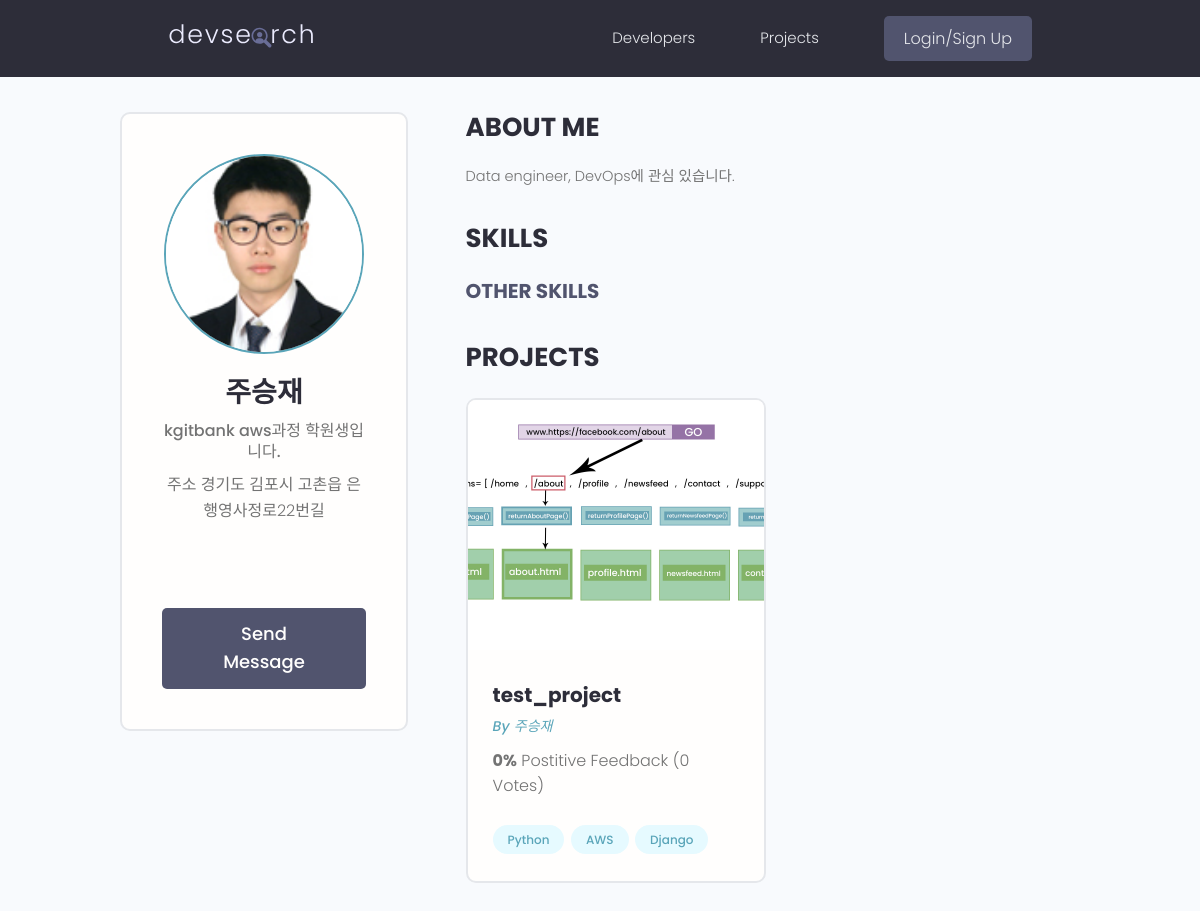
Screenshot of /profile/71aa4d00-9351-498c-bad1-584e28a8de20/ with the database file from the repository.
### users/models.py (models this page shows, shortened)
class Profile(models.Model):
    user = models.OneToOneField(
        User, on_delete=models.CASCADE, null=True, blank=True)
    name = models.CharField(max_length=200, blank=True, null=True)
    email = models.EmailField(max_length=500, blank=True, null=True)
    username = models.CharField(max_length=200, blank=True, null=True)
    location = models.CharField(max_length=200, blank=True, null=True)
    short_intro = models.CharField(max_length=200, blank=True, null=True)
    bio = models.TextField(blank=True, null=True)
    profile_image = models.ImageField(
        null=True, blank=True, upload_to='profiles/', default="profiles/user-default.png")
    social_github = models.CharField(max_length=200, blank=True, null=True)
    social_twitter = models.CharField(max_length=200, blank=True, null=True)
    social_linkedin = models.CharField(max_length=200, blank=True, null=True)
    social_youtube = models.CharField(max_length=200, blank=True, null=True)
    social_website = models.CharField(max_length=200, blank=True, null=True)
    created = models.DateTimeField(auto_now_add=True)
    id = models.UUIDField(default=uuid.uuid4, unique=True,
                          primary_key=True, editable=False)
    class Meta:
        ordering = ['created']
    @property
    def imageURL(self):
        try:
            url = self.profile_image.url
        except:
            url = ''
        return url

### projects/models.py (models this page shows, shortened)
class Project(models.Model):
    owner = models.ForeignKey(
        Profile, null=True, blank=True, on_delete=models.CASCADE)
    title = models.CharField(max_length=200)
    description = models.TextField(null=True, blank=True)
    featured_image = models.ImageField(
        null=True, blank=True, default="default.jpg")
    demo_link = models.CharField(max_length=2000, null=True, blank=True)
    source_link = models.CharField(max_length=2000, null=True, blank=True)
    tags = models.ManyToManyField('Tag', blank=True)
    vote_total = models.IntegerField(default=0, null=True, blank=True)
    vote_ratio = models.IntegerField(default=0, null=True, blank=True)
    created = models.DateTimeField(auto_now_add=True)
    id = models.UUIDField(default=uuid.uuid4, unique=True,
                          primary_key=True, editable=False)
    class Meta:
        ordering = ['-vote_ratio', '-vote_total', 'title']
    @property
    def imageURL(self):
        try:
            url = self.featured_image.url
        except:
            url = ''
        return url

class Tag(models.Model):
    name = models.CharField(max_length=200)
    created = models.DateTimeField(auto_now_add=True)
    id = models.UUIDField(default=uuid.uuid4, unique=True,
                          primary_key=True, editable=False)
    def __str__(self):
        return self.name

### users/views.py (the view)
# urls.py: path('profile/<str:pk>/', views.userProfile, name="user-profile"),
def userProfile(request, pk):
    profile = Profile.objects.get(id=pk)
    topSkills = profile.skill_set.exclude(description__exact="")
    otherSkills = profile.skill_set.filter(description="")
    context = {'profile': profile, 'topSkills': topSkills,
               "otherSkills": otherSkills}
    return render(request, 'users/user-profile.html', context)

### users/templates/users/user-profile.html (shortened to what this page needs)
{% extends 'main.html' %}
{% block content %}
<main class="profile my-md">
    <div class="container">
        <div class="layout">
            <div class="column column--1of3">
                <div class="card text-center">
                    <div class="card__body dev">
                        <img class="avatar avatar--xl" src="{{ profile.imageURL }}" />
                        <h2 class="dev__name">{{profile.name}}</h2>
                        <p class="dev__title">{{profile.short_intro}}</p>
                        <p class="dev__location">주소 {{profile.location}}</p>
                        <ul class="dev__social">
                        </ul>
                        {% if request.user.profile.id != profile.id %}
                        <a href="{% url 'create-message' profile.id %}" class="btn btn--sub btn--lg">Send Message </a>
                        {% endif %}
                    </div>
                </div>
            </div>
            <div class="column column--2of3">
                <div class="devInfo">
                    <h3 class="devInfo__title">About Me</h3>
                    <p class="devInfo__about">{{profile.bio}}</p>
                </div>
                <div class="devInfo">
                    <h3 class="devInfo__title">Skills</h3>
                    <div class="devInfo__skills">
                        <h3 class="devInfo__subtitle">Other Skills</h3>
                    </div>
                </div>
                <div class="devInfo">
                    <h3 class="devInfo__title">Projects</h3>
                    <div class="grid grid--two">
                        {% for project in profile.project_set.all %}
                        <div class="column">
                            <div class="card project">
                                <a href="{% url 'project' project.id %}" class="project">
                                    <img class="project__thumbnail" src="{{project.imageURL}}"
                                        alt="project thumbnail" />
                                    <div class="card__body">
                                        <h3 class="project__title">{{project.title}}</h3>
                                        <p><a class="project__author"
                                                href="{% url 'user-profile' project.owner.id %}">By
                                                {{project.owner.name}}</a>
                                        </p>
                                        <p class="project--rating">
                                            <span style="font-weight: bold;">{{project.vote_ratio}}%</span> Postitive
                                            Feedback ({{project.vote_total}} Vote{{project.vote_total|pluralize:"s"}})
                                        </p>
                                        <div class="project__tags">
                                            {% for tag in project.tags.all %}
                                            <span class="tag tag--pill tag--main">
                                                <small>{{tag}}</small>
                                            </span>
                                            {% endfor %}
                                        </div>
                                    </div>
                                </a>
                            </div>
                        </div>
                        {% endfor %}
                    </div>
                </div>
            </div>
        </div>
    </div>
</main>
{% endblock content %}

### templates/main.html (shortened to what this page needs)
<!DOCTYPE html>
{% load static %}
<html>
<head>
    <link rel="stylesheet" href="https://cdn.iconmonstr.com/1.3.0/css/iconmonstr-iconic-font.min.css" />
    <link rel="stylesheet" href="{% static 'uikit/styles/uikit.css' %}" />
    <link rel="stylesheet" href="{% static 'styles/app.css' %}" />
</head>
<body>
    {% include 'navbar.html' %}
    {% block content %}
    {% endblock content %}
</body>
</html>

### templates/navbar.html (shortened to what this page needs)
{% load static %}
<header class="header">
    <div class="container container--narrow">
        <a href="{% url 'profiles' %}" class="header__logo">
            <img src="{% static 'images/logo.svg' %} " alt="DevSearch Logo" />
        </a>
        <nav class="header__nav">
            <ul class="header__menu">
                <li class="header__menuItem"><a href="{% url 'profiles' %}">Developers</a></li>
                <li class="header__menuItem"><a href="{% url 'projects' %}">Projects</a></li>
                {% if request.user.is_authenticated %}
                <li class="header__menuItem"><a href="{% url 'inbox' %}">Inbox</a></li>
                <li class="header__menuItem"><a href="{% url 'account' %}">Account</a></li>
                <li class="header__menuItem"><a href="{% url 'logout' %}" class="btn btn--sub">Logout</a></li>
                {% else %}
                <li class="header__menuItem"><a href="{% url 'login' %}" class="btn btn--sub">Login/Sign Up</a></li>
                {% endif %}
            </ul>
        </nav>
    </div>
</header>

### static/styles/app.css (style rules this page uses)
:root { --color-sub: #2d2d39; }
.btn--sub { background-color: var(--color-sub-light); }
.card { border: 2px solid var(--color-light); }
img { width: 100%; }
.header { position: sticky; z-index: 111; background-color: var(--color-sub); padding: 1.5rem 0; }
.header > .container { display: flex; justify-content: space-between; align-items: center; }
.header__logo > img { height: 3.8rem; }
.header__nav > ul { display: inline-flex; align-items: center; list-style: none; gap: 6.5rem; }
.header__menuItem > a { color: var(--color-light); font-weight: 300; }
.profile .card > .dev { padding: 4rem; }
.dev__name { color: var(--color-sub); font-size: 2.8rem; font-weight: 700; margin-top: 1rem; margin-bottom: 0.5rem; }
.dev__title { font-size: 1.6rem; font-weight: 500; line-height: 1.3; }
.dev__location { margin-top: 1rem; }
.dev__social { margin: 3rem 0; list-style: none; display: flex; justify-content: center; gap: 1.5rem; }
.devInfo { margin-bottom: 3rem; }
.devInfo__title, .devInfo__subtitle { font-size: 2.6rem; color: var(--color-sub); text-transform: uppercase; font-weight: 700; margin-bottom: 1.5rem; }
.devInfo__subtitle { font-size: 2rem; color: var(--color-sub-light); }
.devInfo__about, .devSkill__info { font-size: 1.45rem; line-height: 1.7; text-align: justify; }
.project__author { font-size: 1.4rem; font-style: italic; }
.project--rating { margin-bottom: 1.6em; margin-top: .5em; }
.project__thumbnail { height: 25rem; object-fit: cover; object-position: top center; }
.project__title { font-size: 2rem; font-weight: 700; color: var(--color-sub); }

### static/uikit/styles/modules/_variables.css (style rules this page uses)
:root { --color-main: #5aa5b9; --color-main-light: #e6faff; --color-sub: #3f4156; --color-sub-light: #51546e; --color-sub-lighter: #ededfd; --color-text: #737373; --color-gray: #8b8b8b; --color-light: #e5e7eb; --color-light-gray: #767676; --color-bg: #f8fafd; --color-white: #fffefd; --color-white-light: #f3f3f3; --color-success: #359e64; --color-success-bg: #def8e8; --color-error: #fc4b0b; --color-error-bg: #fff2ee; --font-base: 'Poppins', arial, helvetica, 'Segoe UI', roboto, ubuntu, sans-serif; --font-monospace: 'Fira Code', 'Courier New', courier, monospace; --font-regular: 300; --font-medium: 500; --font-bold: 700; --generic-shadow: 1px 1px 5px #00000010; --generic-transition: all 0.3s ease-in-out; }

### static/uikit/styles/modules/_base.css (style rules this page uses)
* { margin: 0; padding: 0; box-sizing: border-box; text-rendering: optimizeLegibility; color: inherit; font-size: inherit; }
html { font-size: 50%; }
@media only screen and (min-width: 480px) { html { font-size: 56.25%; } }
@media only screen and (min-width: 1200px) { html { font-size: 62.5%; } }
body { line-height: 1.6; font-weight: 400; font-size: 1.5rem; color: var(--color-text); background-color: var(--color-bg); min-height: 100vh; }

### static/uikit/styles/modules/_typography.css (style rules this page uses)
* { font-family: var(--font-base); }
h2 { font-size: 3.6rem; font-weight: var(--font-bold); }
h3 { font-size: 3.2rem; font-weight: var(--font-medium); }
p, span, strong { font-size: 1.6rem; color: var(--color-text); font-weight: var(--font-regular); }
a { padding-bottom: 2px; text-decoration: none; display: inline-block; color: var(--color-main); font-weight: var(--font-medium); }

### static/uikit/styles/modules/_utilities.css (style rules this page uses)
.container { width: 92%; max-width: 165rem; margin: 0 auto; box-sizing: border-box; }
.container--narrow { width: 92%; max-width: 120rem; }
@media screen and (min-width: 1000px) { .container { width: 90%; } }
@media screen and (min-width: 1000px) { .container--narrow { width: 85%; } }
@media screen and (min-width: 1200px) { .container { width: 80%; } }
@media screen and (min-width: 1200px) { .container--narrow { width: 72%; } }
.text-center { text-align: center; }
.my-md { margin: 3rem auto; }

### static/uikit/styles/modules/_avatar.css (style rules this page uses)
.avatar { border-radius: 50%; border: 2px solid var(--color-main); object-fit: cover; }
.avatar--xl { height: 20rem; width: 20rem; }

### static/uikit/styles/modules/_button.css (style rules this page uses)
.btn { display: inline-block; position: relative; cursor: pointer; background-color: var(--color-light); font-weight: var(--font-medium); color: var(--color-sub); text-decoration: none; padding: 1rem 2rem; border-radius: 0.5rem; border: none; width: -webkit-fit-content; width: -moz-fit-content; width: fit-content; height: -webkit-fit-content; height: -moz-fit-content; height: fit-content; font-size: 1.6rem; outline-width: 0; outline-color: transparent; -webkit-backface-visibility: hidden; backface-visibility: hidden; transition: all 0.3s ease-in-out; }
.btn--sub { background-color: var(--color-sub); color: var(--color-white); }
.btn--lg { font-size: 1.8rem; padding: 1.2rem 4.5rem; }

### rows the page displays
Profile: imageURL (picture), name "주승재", short_intro "kgitbank aws과정 학원생입니다.", location "경기도 김포시 고촌읍 은행영사정로22번길", bio "Data engineer, DevOps에 관심 있습니다."
Project: imageURL (picture), title "test_project", owner.name "주승재", vote_ratio "0", vote_total "0"
Tag: name "Python"
Tag: name "AWS"
Tag: name "Django"
